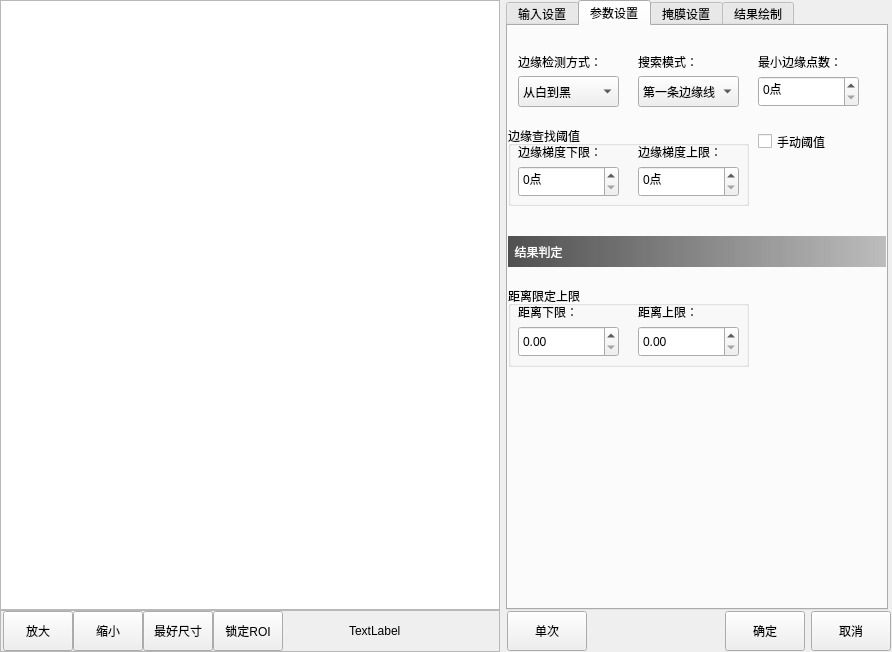
<?xml version="1.0" encoding="UTF-8"?>
<ui version="4.0">
 <class>CMvEdgeDistance</class>
 <widget class="QWidget" name="CMvEdgeDistance">
  <property name="geometry">
   <rect>
    <x>0</x>
    <y>0</y>
    <width>892</width>
    <height>652</height>
   </rect>
  </property>
  <property name="windowTitle">
   <string>边缘距离</string>
  </property>
  <layout class="QHBoxLayout" name="horizontalLayout_3">
   <property name="leftMargin">
    <number>0</number>
   </property>
   <property name="topMargin">
    <number>0</number>
   </property>
   <property name="rightMargin">
    <number>0</number>
   </property>
   <property name="bottomMargin">
    <number>0</number>
   </property>
   <item>
    <layout class="QVBoxLayout" name="verticalLayout">
     <property name="spacing">
      <number>0</number>
     </property>
     <item>
      <widget class="QGraphicsView" name="graphicsView_mainImage">
       <property name="minimumSize">
        <size>
         <width>500</width>
         <height>600</height>
        </size>
       </property>
      </widget>
     </item>
     <item>
      <widget class="QFrame" name="frame">
       <property name="minimumSize">
        <size>
         <width>0</width>
         <height>42</height>
        </size>
       </property>
       <property name="maximumSize">
        <size>
         <width>16777215</width>
         <height>42</height>
        </size>
       </property>
       <property name="frameShape">
        <enum>QFrame::StyledPanel</enum>
       </property>
       <property name="frameShadow">
        <enum>QFrame::Raised</enum>
       </property>
       <layout class="QHBoxLayout" name="horizontalLayout">
        <property name="spacing">
         <number>0</number>
        </property>
        <property name="leftMargin">
         <number>2</number>
        </property>
        <property name="topMargin">
         <number>0</number>
        </property>
        <property name="rightMargin">
         <number>0</number>
        </property>
        <property name="bottomMargin">
         <number>0</number>
        </property>
        <item>
         <widget class="QPushButton" name="pushButton_zoomIn">
          <property name="minimumSize">
           <size>
            <width>70</width>
            <height>40</height>
           </size>
          </property>
          <property name="maximumSize">
           <size>
            <width>70</width>
            <height>40</height>
           </size>
          </property>
          <property name="text">
           <string>放大</string>
          </property>
         </widget>
        </item>
        <item>
         <widget class="QPushButton" name="pushButton_zoomOut">
          <property name="minimumSize">
           <size>
            <width>70</width>
            <height>40</height>
           </size>
          </property>
          <property name="maximumSize">
           <size>
            <width>70</width>
            <height>40</height>
           </size>
          </property>
          <property name="text">
           <string>缩小</string>
          </property>
         </widget>
        </item>
        <item>
         <widget class="QPushButton" name="pushButton_zoomBest">
          <property name="minimumSize">
           <size>
            <width>70</width>
            <height>40</height>
           </size>
          </property>
          <property name="maximumSize">
           <size>
            <width>70</width>
            <height>40</height>
           </size>
          </property>
          <property name="text">
           <string>最好尺寸</string>
          </property>
         </widget>
        </item>
        <item>
         <widget class="QPushButton" name="pushButton_lockRoiMove">
          <property name="minimumSize">
           <size>
            <width>70</width>
            <height>40</height>
           </size>
          </property>
          <property name="maximumSize">
           <size>
            <width>70</width>
            <height>40</height>
           </size>
          </property>
          <property name="text">
           <string>锁定ROI</string>
          </property>
         </widget>
        </item>
        <item>
         <spacer name="horizontalSpacer">
          <property name="orientation">
           <enum>Qt::Horizontal</enum>
          </property>
          <property name="sizeHint" stdset="0">
           <size>
            <width>63</width>
            <height>20</height>
           </size>
          </property>
         </spacer>
        </item>
        <item>
         <widget class="QLabel" name="label_mousePos">
          <property name="minimumSize">
           <size>
            <width>150</width>
            <height>40</height>
           </size>
          </property>
          <property name="maximumSize">
           <size>
            <width>150</width>
            <height>40</height>
           </size>
          </property>
          <property name="text">
           <string>TextLabel</string>
          </property>
         </widget>
        </item>
       </layout>
      </widget>
     </item>
    </layout>
   </item>
   <item>
    <layout class="QVBoxLayout" name="verticalLayout_2">
     <property name="spacing">
      <number>0</number>
     </property>
     <item>
      <widget class="QTabWidget" name="tabWidget">
       <property name="minimumSize">
        <size>
         <width>382</width>
         <height>602</height>
        </size>
       </property>
       <property name="maximumSize">
        <size>
         <width>380</width>
         <height>16777215</height>
        </size>
       </property>
       <property name="currentIndex">
        <number>1</number>
       </property>
       <widget class="QWidget" name="tab">
        <attribute name="title">
         <string>输入设置</string>
        </attribute>
        <widget class="QTableWidget" name="tableWidget_input">
         <property name="geometry">
          <rect>
           <x>10</x>
           <y>110</y>
           <width>361</width>
           <height>382</height>
          </rect>
         </property>
         <property name="minimumSize">
          <size>
           <width>361</width>
           <height>382</height>
          </size>
         </property>
         <property name="maximumSize">
          <size>
           <width>361</width>
           <height>382</height>
          </size>
         </property>
         <property name="editTriggers">
          <set>QAbstractItemView::NoEditTriggers</set>
         </property>
         <property name="selectionMode">
          <enum>QAbstractItemView::SingleSelection</enum>
         </property>
         <property name="selectionBehavior">
          <enum>QAbstractItemView::SelectRows</enum>
         </property>
         <property name="showGrid">
          <bool>false</bool>
         </property>
         <attribute name="horizontalHeaderStretchLastSection">
          <bool>true</bool>
         </attribute>
         <attribute name="verticalHeaderVisible">
          <bool>false</bool>
         </attribute>
         <row>
          <property name="text">
           <string>1</string>
          </property>
         </row>
         <row>
          <property name="text">
           <string>2</string>
          </property>
         </row>
         <row>
          <property name="text">
           <string>3</string>
          </property>
         </row>
         <row>
          <property name="text">
           <string>4</string>
          </property>
         </row>
         <row>
          <property name="text">
           <string>5</string>
          </property>
         </row>
         <column>
          <property name="text">
           <string>输入名称</string>
          </property>
         </column>
         <column>
          <property name="text">
           <string>数据来源</string>
          </property>
         </column>
         <item row="0" column="0">
          <property name="text">
           <string>黑白图像</string>
          </property>
         </item>
         <item row="0" column="1">
          <property name="text">
           <string>某个检测器的输出</string>
          </property>
         </item>
         <item row="1" column="0">
          <property name="text">
           <string>ROI来源</string>
          </property>
         </item>
         <item row="1" column="1">
          <property name="text">
           <string>某个检测器的输出</string>
          </property>
         </item>
         <item row="2" column="0">
          <property name="text">
           <string>ROI位置修正</string>
          </property>
         </item>
         <item row="2" column="1">
          <property name="text">
           <string>某个检测器的输出</string>
          </property>
         </item>
         <item row="3" column="0">
          <property name="text">
           <string>掩膜来源</string>
          </property>
         </item>
         <item row="3" column="1">
          <property name="text">
           <string>某个检测器的输出</string>
          </property>
         </item>
         <item row="4" column="0">
          <property name="text">
           <string>检测区域角度</string>
          </property>
         </item>
         <item row="4" column="1">
          <property name="text">
           <string>某个检测器的输出</string>
          </property>
         </item>
        </widget>
        <widget class="QLabel" name="label_funcName">
         <property name="geometry">
          <rect>
           <x>20</x>
           <y>30</y>
           <width>81</width>
           <height>16</height>
          </rect>
         </property>
         <property name="text">
          <string>检测器名称：</string>
         </property>
        </widget>
        <widget class="QLabel" name="label_roiCreat">
         <property name="geometry">
          <rect>
           <x>20</x>
           <y>70</y>
           <width>91</width>
           <height>16</height>
          </rect>
         </property>
         <property name="text">
          <string>ROI来源：</string>
         </property>
        </widget>
        <widget class="QCheckBox" name="checkBox_enableFunc">
         <property name="geometry">
          <rect>
           <x>270</x>
           <y>20</y>
           <width>101</width>
           <height>31</height>
          </rect>
         </property>
         <property name="minimumSize">
          <size>
           <width>101</width>
           <height>31</height>
          </size>
         </property>
         <property name="text">
          <string>启用检测器</string>
         </property>
         <property name="checked">
          <bool>true</bool>
         </property>
        </widget>
        <widget class="QCheckBox" name="checkBox_roiCreat">
         <property name="geometry">
          <rect>
           <x>270</x>
           <y>60</y>
           <width>101</width>
           <height>31</height>
          </rect>
         </property>
         <property name="minimumSize">
          <size>
           <width>101</width>
           <height>31</height>
          </size>
         </property>
         <property name="text">
          <string>自己创建</string>
         </property>
         <property name="checked">
          <bool>true</bool>
         </property>
         <property name="tristate">
          <bool>false</bool>
         </property>
        </widget>
        <widget class="QPlainTextEdit" name="plainTextEdit_funcName">
         <property name="geometry">
          <rect>
           <x>130</x>
           <y>20</y>
           <width>131</width>
           <height>31</height>
          </rect>
         </property>
         <property name="minimumSize">
          <size>
           <width>131</width>
           <height>31</height>
          </size>
         </property>
         <property name="maximumSize">
          <size>
           <width>131</width>
           <height>31</height>
          </size>
         </property>
         <property name="overwriteMode">
          <bool>false</bool>
         </property>
        </widget>
        <widget class="QComboBox" name="comboBox_imageSource">
         <property name="geometry">
          <rect>
           <x>130</x>
           <y>60</y>
           <width>131</width>
           <height>31</height>
          </rect>
         </property>
         <property name="minimumSize">
          <size>
           <width>131</width>
           <height>31</height>
          </size>
         </property>
         <property name="maximumSize">
          <size>
           <width>131</width>
           <height>31</height>
          </size>
         </property>
         <item>
          <property name="text">
           <string>正方形</string>
          </property>
         </item>
         <item>
          <property name="text">
           <string>斜矩形</string>
          </property>
         </item>
         <item>
          <property name="text">
           <string>圆形</string>
          </property>
         </item>
         <item>
          <property name="text">
           <string>多边形</string>
          </property>
         </item>
        </widget>
       </widget>
       <widget class="QWidget" name="tab_2">
        <attribute name="title">
         <string>参数设置</string>
        </attribute>
        <widget class="QLabel" name="label_searchPattern">
         <property name="geometry">
          <rect>
           <x>130</x>
           <y>20</y>
           <width>111</width>
           <height>31</height>
          </rect>
         </property>
         <property name="text">
          <string>搜索模式：</string>
         </property>
        </widget>
        <widget class="QLabel" name="label_edgeCheckType">
         <property name="geometry">
          <rect>
           <x>10</x>
           <y>20</y>
           <width>111</width>
           <height>31</height>
          </rect>
         </property>
         <property name="text">
          <string>边缘检测方式：</string>
         </property>
        </widget>
        <widget class="QComboBox" name="comboBox_searchPattern">
         <property name="geometry">
          <rect>
           <x>130</x>
           <y>50</y>
           <width>101</width>
           <height>31</height>
          </rect>
         </property>
         <property name="minimumSize">
          <size>
           <width>101</width>
           <height>31</height>
          </size>
         </property>
         <item>
          <property name="text">
           <string>第一条边缘线</string>
          </property>
         </item>
         <item>
          <property name="text">
           <string>最好的边缘线</string>
          </property>
         </item>
        </widget>
        <widget class="QComboBox" name="comboBox_edgeCheckType">
         <property name="geometry">
          <rect>
           <x>10</x>
           <y>50</y>
           <width>101</width>
           <height>31</height>
          </rect>
         </property>
         <property name="minimumSize">
          <size>
           <width>101</width>
           <height>31</height>
          </size>
         </property>
         <item>
          <property name="text">
           <string>从白到黑</string>
          </property>
         </item>
         <item>
          <property name="text">
           <string>从黑到白</string>
          </property>
         </item>
        </widget>
        <widget class="QLabel" name="label_titleJudged">
         <property name="geometry">
          <rect>
           <x>0</x>
           <y>210</y>
           <width>381</width>
           <height>31</height>
          </rect>
         </property>
         <property name="styleSheet">
          <string notr="true">background-color: qlineargradient(spread:pad, x1:0, y1:0, x2:1, y2:0, stop:0 rgba(80, 80, 80, 255), stop:1 rgba(120, 120, 120, 120));
color: rgb(255, 255, 255);</string>
         </property>
         <property name="text">
          <string>  结果判定</string>
         </property>
         <property name="alignment">
          <set>Qt::AlignLeading|Qt::AlignLeft|Qt::AlignVCenter</set>
         </property>
        </widget>
        <widget class="QGroupBox" name="groupBox_edge">
         <property name="geometry">
          <rect>
           <x>0</x>
           <y>100</y>
           <width>241</width>
           <height>80</height>
          </rect>
         </property>
         <property name="title">
          <string>边缘查找阈值</string>
         </property>
         <widget class="QLabel" name="label_maxEdge">
          <property name="geometry">
           <rect>
            <x>130</x>
            <y>10</y>
            <width>111</width>
            <height>31</height>
           </rect>
          </property>
          <property name="text">
           <string>边缘梯度上限：</string>
          </property>
         </widget>
         <widget class="QLabel" name="label_minEdge">
          <property name="geometry">
           <rect>
            <x>10</x>
            <y>10</y>
            <width>111</width>
            <height>31</height>
           </rect>
          </property>
          <property name="text">
           <string>边缘梯度下限：</string>
          </property>
         </widget>
         <widget class="QSpinBox" name="spinBox_maxEdge">
          <property name="geometry">
           <rect>
            <x>130</x>
            <y>40</y>
            <width>101</width>
            <height>31</height>
           </rect>
          </property>
          <property name="minimumSize">
           <size>
            <width>101</width>
            <height>31</height>
           </size>
          </property>
          <property name="maximumSize">
           <size>
            <width>101</width>
            <height>31</height>
           </size>
          </property>
          <property name="suffix">
           <string>点</string>
          </property>
          <property name="minimum">
           <number>0</number>
          </property>
          <property name="maximum">
           <number>255</number>
          </property>
         </widget>
         <widget class="QSpinBox" name="spinBox_minEdge">
          <property name="geometry">
           <rect>
            <x>10</x>
            <y>40</y>
            <width>101</width>
            <height>31</height>
           </rect>
          </property>
          <property name="minimumSize">
           <size>
            <width>101</width>
            <height>31</height>
           </size>
          </property>
          <property name="maximumSize">
           <size>
            <width>101</width>
            <height>31</height>
           </size>
          </property>
          <property name="suffix">
           <string>点</string>
          </property>
          <property name="minimum">
           <number>0</number>
          </property>
          <property name="maximum">
           <number>255</number>
          </property>
         </widget>
        </widget>
        <widget class="QCheckBox" name="checkBox_edge">
         <property name="geometry">
          <rect>
           <x>250</x>
           <y>100</y>
           <width>101</width>
           <height>31</height>
          </rect>
         </property>
         <property name="text">
          <string>手动阈值</string>
         </property>
        </widget>
        <widget class="QLabel" name="label_edgePoints">
         <property name="geometry">
          <rect>
           <x>250</x>
           <y>20</y>
           <width>111</width>
           <height>31</height>
          </rect>
         </property>
         <property name="text">
          <string>最小边缘点数：</string>
         </property>
        </widget>
        <widget class="QSpinBox" name="spinBox_edgePoints">
         <property name="geometry">
          <rect>
           <x>250</x>
           <y>50</y>
           <width>101</width>
           <height>31</height>
          </rect>
         </property>
         <property name="minimumSize">
          <size>
           <width>101</width>
           <height>31</height>
          </size>
         </property>
         <property name="maximumSize">
          <size>
           <width>101</width>
           <height>31</height>
          </size>
         </property>
         <property name="suffix">
          <string>点</string>
         </property>
         <property name="minimum">
          <number>0</number>
         </property>
         <property name="maximum">
          <number>1000</number>
         </property>
        </widget>
        <widget class="QGroupBox" name="groupBox_distance">
         <property name="geometry">
          <rect>
           <x>0</x>
           <y>260</y>
           <width>241</width>
           <height>81</height>
          </rect>
         </property>
         <property name="title">
          <string>距离限定上限</string>
         </property>
         <widget class="QLabel" name="label_minDistance">
          <property name="geometry">
           <rect>
            <x>10</x>
            <y>10</y>
            <width>111</width>
            <height>31</height>
           </rect>
          </property>
          <property name="text">
           <string>距离下限：</string>
          </property>
         </widget>
         <widget class="QDoubleSpinBox" name="doubleSpinBox_maxDistance">
          <property name="geometry">
           <rect>
            <x>130</x>
            <y>40</y>
            <width>101</width>
            <height>31</height>
           </rect>
          </property>
         </widget>
         <widget class="QDoubleSpinBox" name="doubleSpinBox_minDistance">
          <property name="geometry">
           <rect>
            <x>10</x>
            <y>40</y>
            <width>101</width>
            <height>31</height>
           </rect>
          </property>
          <property name="maximum">
           <double>10000.000000000000000</double>
          </property>
         </widget>
         <widget class="QLabel" name="label_maxDistance">
          <property name="geometry">
           <rect>
            <x>130</x>
            <y>10</y>
            <width>111</width>
            <height>31</height>
           </rect>
          </property>
          <property name="text">
           <string>距离上限：</string>
          </property>
         </widget>
        </widget>
       </widget>
       <widget class="QWidget" name="tab_3">
        <attribute name="title">
         <string>掩膜设置</string>
        </attribute>
        <widget class="QWidget" name="widget_Mask" native="true">
         <property name="enabled">
          <bool>false</bool>
         </property>
         <property name="geometry">
          <rect>
           <x>0</x>
           <y>50</y>
           <width>371</width>
           <height>251</height>
          </rect>
         </property>
         <widget class="QLabel" name="label_penWidth">
          <property name="geometry">
           <rect>
            <x>10</x>
            <y>50</y>
            <width>111</width>
            <height>31</height>
           </rect>
          </property>
          <property name="text">
           <string>画笔尺寸：</string>
          </property>
         </widget>
         <widget class="QSpinBox" name="spinBox_lightTime">
          <property name="geometry">
           <rect>
            <x>130</x>
            <y>50</y>
            <width>131</width>
            <height>31</height>
           </rect>
          </property>
          <property name="suffix">
           <string>像素</string>
          </property>
          <property name="minimum">
           <number>5</number>
          </property>
          <property name="maximum">
           <number>1000</number>
          </property>
         </widget>
         <widget class="QPushButton" name="pushButton_maskAll">
          <property name="geometry">
           <rect>
            <x>10</x>
            <y>160</y>
            <width>121</width>
            <height>40</height>
           </rect>
          </property>
          <property name="minimumSize">
           <size>
            <width>0</width>
            <height>40</height>
           </size>
          </property>
          <property name="maximumSize">
           <size>
            <width>16777215</width>
            <height>30</height>
           </size>
          </property>
          <property name="text">
           <string>掩盖所有</string>
          </property>
         </widget>
         <widget class="QPushButton" name="pushButton_maskNull">
          <property name="enabled">
           <bool>false</bool>
          </property>
          <property name="geometry">
           <rect>
            <x>10</x>
            <y>110</y>
            <width>121</width>
            <height>40</height>
           </rect>
          </property>
          <property name="minimumSize">
           <size>
            <width>0</width>
            <height>40</height>
           </size>
          </property>
          <property name="maximumSize">
           <size>
            <width>16777215</width>
            <height>30</height>
           </size>
          </property>
          <property name="text">
           <string>清空掩膜</string>
          </property>
         </widget>
         <widget class="QPushButton" name="pushButton_saveMask">
          <property name="geometry">
           <rect>
            <x>10</x>
            <y>210</y>
            <width>121</width>
            <height>40</height>
           </rect>
          </property>
          <property name="minimumSize">
           <size>
            <width>0</width>
            <height>40</height>
           </size>
          </property>
          <property name="maximumSize">
           <size>
            <width>16777215</width>
            <height>30</height>
           </size>
          </property>
          <property name="text">
           <string>保存修改</string>
          </property>
         </widget>
         <widget class="QLabel" name="label_editMode">
          <property name="geometry">
           <rect>
            <x>10</x>
            <y>10</y>
            <width>111</width>
            <height>31</height>
           </rect>
          </property>
          <property name="text">
           <string>编辑方式：</string>
          </property>
         </widget>
         <widget class="QComboBox" name="comboBox_editMode">
          <property name="geometry">
           <rect>
            <x>130</x>
            <y>10</y>
            <width>131</width>
            <height>31</height>
           </rect>
          </property>
          <item>
           <property name="text">
            <string>增加掩膜</string>
           </property>
          </item>
          <item>
           <property name="text">
            <string>删除掩膜</string>
           </property>
          </item>
         </widget>
        </widget>
        <widget class="QLabel" name="label_dEtectionMask">
         <property name="geometry">
          <rect>
           <x>10</x>
           <y>20</y>
           <width>111</width>
           <height>31</height>
          </rect>
         </property>
         <property name="text">
          <string>检测区域的掩膜：</string>
         </property>
        </widget>
        <widget class="QComboBox" name="comboBox_dEtectionMask">
         <property name="geometry">
          <rect>
           <x>130</x>
           <y>20</y>
           <width>131</width>
           <height>31</height>
          </rect>
         </property>
         <item>
          <property name="text">
           <string>不使用掩膜</string>
          </property>
         </item>
         <item>
          <property name="text">
           <string>本检测器ROI内掩膜</string>
          </property>
         </item>
         <item>
          <property name="text">
           <string>其他算法的掩膜</string>
          </property>
         </item>
        </widget>
       </widget>
       <widget class="QWidget" name="tab_4">
        <attribute name="title">
         <string>结果绘制</string>
        </attribute>
        <widget class="QCheckBox" name="checkBox_valuTrig">
         <property name="geometry">
          <rect>
           <x>270</x>
           <y>20</y>
           <width>101</width>
           <height>31</height>
          </rect>
         </property>
         <property name="text">
          <string>启用绘制</string>
         </property>
         <property name="checked">
          <bool>true</bool>
         </property>
        </widget>
        <widget class="QLabel" name="label_lineColour">
         <property name="geometry">
          <rect>
           <x>10</x>
           <y>60</y>
           <width>121</width>
           <height>31</height>
          </rect>
         </property>
         <property name="text">
          <string>线条颜色：</string>
         </property>
        </widget>
        <widget class="QSpinBox" name="spinBox_lineWidth">
         <property name="geometry">
          <rect>
           <x>130</x>
           <y>20</y>
           <width>131</width>
           <height>31</height>
          </rect>
         </property>
         <property name="suffix">
          <string>磅</string>
         </property>
         <property name="minimum">
          <number>1</number>
         </property>
         <property name="maximum">
          <number>5</number>
         </property>
        </widget>
        <widget class="QComboBox" name="comboBox_lineColour">
         <property name="geometry">
          <rect>
           <x>130</x>
           <y>60</y>
           <width>131</width>
           <height>31</height>
          </rect>
         </property>
         <item>
          <property name="text">
           <string>颜色</string>
          </property>
         </item>
        </widget>
        <widget class="QLabel" name="label_lineWidth">
         <property name="geometry">
          <rect>
           <x>10</x>
           <y>20</y>
           <width>121</width>
           <height>31</height>
          </rect>
         </property>
         <property name="text">
          <string>线条宽度：</string>
         </property>
        </widget>
       </widget>
      </widget>
     </item>
     <item>
      <layout class="QHBoxLayout" name="horizontalLayout_2">
       <property name="leftMargin">
        <number>1</number>
       </property>
       <property name="topMargin">
        <number>1</number>
       </property>
       <property name="rightMargin">
        <number>1</number>
       </property>
       <property name="bottomMargin">
        <number>1</number>
       </property>
       <item>
        <widget class="QPushButton" name="pushButton_ones">
         <property name="minimumSize">
          <size>
           <width>80</width>
           <height>40</height>
          </size>
         </property>
         <property name="maximumSize">
          <size>
           <width>80</width>
           <height>40</height>
          </size>
         </property>
         <property name="text">
          <string>单次</string>
         </property>
        </widget>
       </item>
       <item>
        <spacer name="horizontalSpacer_2">
         <property name="orientation">
          <enum>Qt::Horizontal</enum>
         </property>
         <property name="sizeHint" stdset="0">
          <size>
           <width>40</width>
           <height>20</height>
          </size>
         </property>
        </spacer>
       </item>
       <item>
        <widget class="QPushButton" name="pushButton_affirm">
         <property name="minimumSize">
          <size>
           <width>80</width>
           <height>40</height>
          </size>
         </property>
         <property name="maximumSize">
          <size>
           <width>80</width>
           <height>40</height>
          </size>
         </property>
         <property name="text">
          <string>确定</string>
         </property>
        </widget>
       </item>
       <item>
        <widget class="QPushButton" name="pbPrev_cancel">
         <property name="minimumSize">
          <size>
           <width>80</width>
           <height>40</height>
          </size>
         </property>
         <property name="maximumSize">
          <size>
           <width>80</width>
           <height>40</height>
          </size>
         </property>
         <property name="text">
          <string>取消</string>
         </property>
        </widget>
       </item>
      </layout>
     </item>
    </layout>
   </item>
  </layout>
 </widget>
 <layoutdefault spacing="6" margin="11"/>
 <resources>
  <include location="CMvContourMatching.qrc"/>
 </resources>
 <connections/>
</ui>
